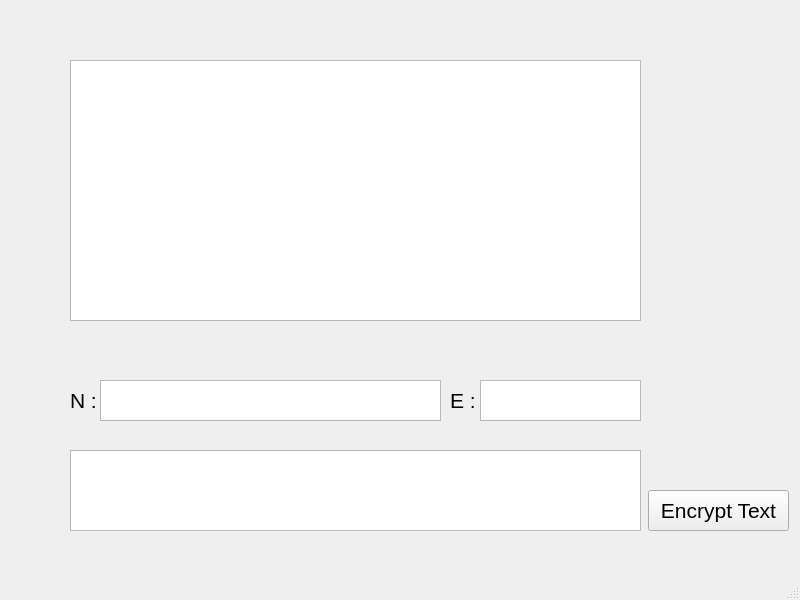
<?xml version="1.0" encoding="UTF-8"?>
<ui version="4.0">
 <class>windowEncryption</class>
 <widget class="QMainWindow" name="windowEncryption">
  <property name="geometry">
   <rect>
    <x>0</x>
    <y>0</y>
    <width>800</width>
    <height>600</height>
   </rect>
  </property>
  <property name="windowTitle">
   <string>Text Encryption</string>
  </property>
  <property name="windowIcon">
   <iconset>
    <normaloff>cypher_icon.png</normaloff>cypher_icon.png</iconset>
  </property>
  <widget class="QWidget" name="centralwidget">
   <widget class="QLabel" name="labelN">
    <property name="geometry">
     <rect>
      <x>70</x>
      <y>380</y>
      <width>31</width>
      <height>41</height>
     </rect>
    </property>
    <property name="font">
     <font>
      <pointsize>16</pointsize>
     </font>
    </property>
    <property name="text">
     <string>N :</string>
    </property>
   </widget>
   <widget class="QLabel" name="labelE">
    <property name="geometry">
     <rect>
      <x>450</x>
      <y>380</y>
      <width>31</width>
      <height>41</height>
     </rect>
    </property>
    <property name="font">
     <font>
      <pointsize>16</pointsize>
     </font>
    </property>
    <property name="text">
     <string>E :</string>
    </property>
   </widget>
   <widget class="QPushButton" name="buttonEncrypt">
    <property name="geometry">
     <rect>
      <x>648</x>
      <y>490</y>
      <width>141</width>
      <height>41</height>
     </rect>
    </property>
    <property name="font">
     <font>
      <pointsize>16</pointsize>
     </font>
    </property>
    <property name="text">
     <string>Encrypt Text</string>
    </property>
   </widget>
   <widget class="QPlainTextEdit" name="inputN">
    <property name="geometry">
     <rect>
      <x>100</x>
      <y>380</y>
      <width>341</width>
      <height>41</height>
     </rect>
    </property>
    <property name="font">
     <font>
      <pointsize>14</pointsize>
     </font>
    </property>
   </widget>
   <widget class="QPlainTextEdit" name="inputE">
    <property name="geometry">
     <rect>
      <x>480</x>
      <y>380</y>
      <width>161</width>
      <height>41</height>
     </rect>
    </property>
    <property name="font">
     <font>
      <pointsize>14</pointsize>
     </font>
    </property>
   </widget>
   <widget class="QTextEdit" name="outputText">
    <property name="geometry">
     <rect>
      <x>70</x>
      <y>60</y>
      <width>571</width>
      <height>261</height>
     </rect>
    </property>
    <property name="font">
     <font>
      <pointsize>14</pointsize>
     </font>
    </property>
   </widget>
   <widget class="QPlainTextEdit" name="inputText">
    <property name="geometry">
     <rect>
      <x>70</x>
      <y>450</y>
      <width>571</width>
      <height>81</height>
     </rect>
    </property>
    <property name="font">
     <font>
      <pointsize>14</pointsize>
     </font>
    </property>
   </widget>
  </widget>
  <widget class="QMenuBar" name="menubar">
   <property name="geometry">
    <rect>
     <x>0</x>
     <y>0</y>
     <width>800</width>
     <height>22</height>
    </rect>
   </property>
  </widget>
  <widget class="QStatusBar" name="statusbar"/>
 </widget>
 <resources/>
 <connections/>
</ui>
